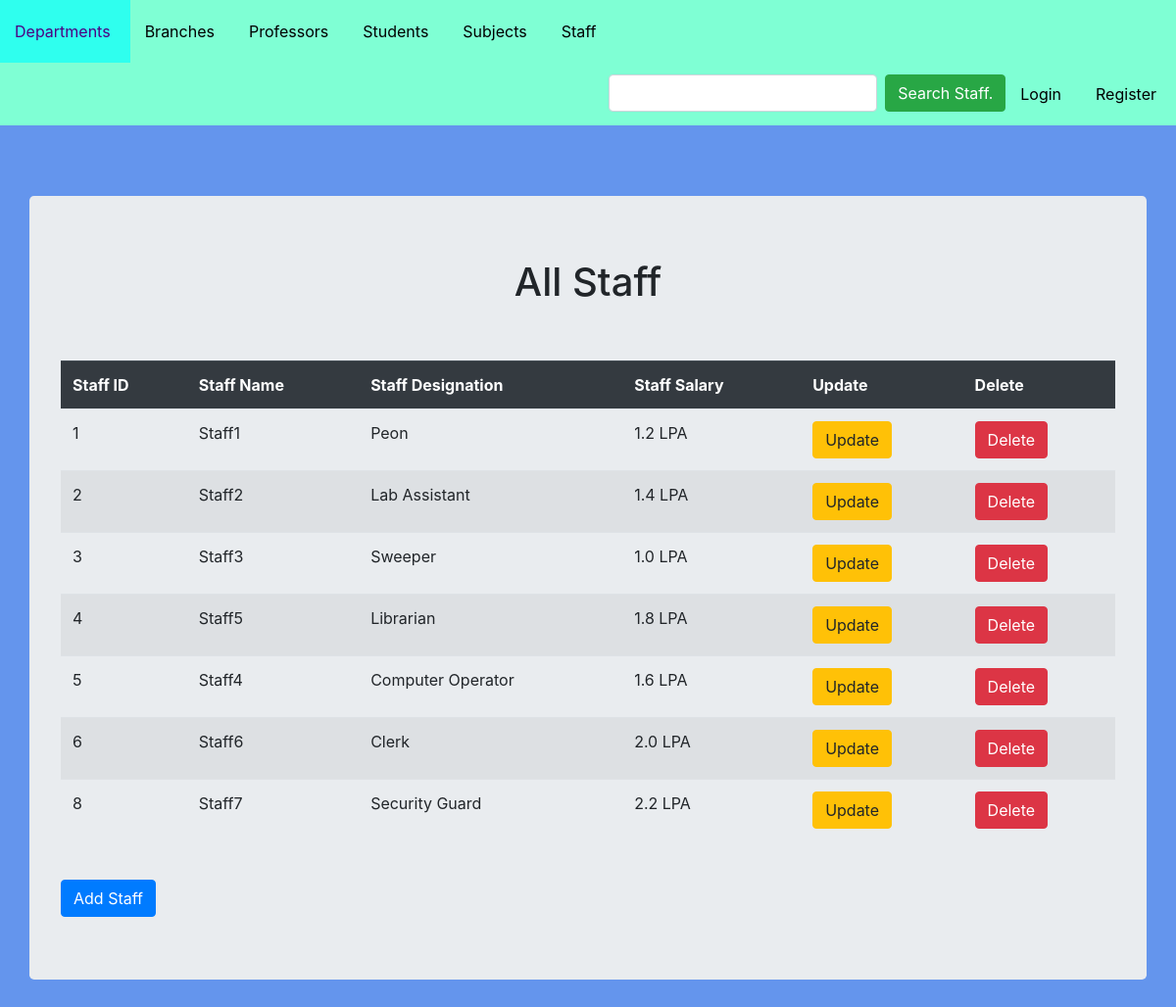
Page /staff/retrive/ on the committed database.
### StaffApp/models.py (models this page shows, shortened)
class Staff(models.Model):
    branch = models.ManyToManyField(Branch)
    name = models.CharField(max_length=32)
    designation = models.CharField(max_length=32,choices=designation_choices)
    salary = models.FloatField()
    ret = ""

### StaffApp/views.py (the view)
# urls.py: path('retrive/',StaffListView.as_view(),name='retrive_staff'),
class StaffListView(ListView):
    model = Staff

### templates/StaffApp/staff_list.html (shortened to what this page needs)
{% extends 'layout.html' %}
{% block search %}
    <div style="padding-top: 2%; margin-right: 20px;" class="form-inline my-2 my-lg-0">
        <form action="{% url 'search_staff' %}" class="form-inline my-2 my-lg-0">
            <input type="text" name="staff_name" class="form-control mr-sm-2" autocomplete="off">
            <input type="submit" value="Search Staff." class="btn btn-success my-2 my-sm-0">
        </form>
    </div>
{% endblock %}
{% block content %}
    <div class="container jumbotron">
    <h1 style="text-align: center;">All Staff</h1>
    <br><br>
        {% if object_list %}
            <table class="table table-striped table-hover">
                <tr class="thead-dark">
                    <th>Staff ID</th>
                    <th>Staff Name</th>
                    <th>Staff Designation</th>
                    <th>Staff Salary</th>
                    <th>Update</th>
                    <th>Delete</th>
                </tr>
                {% for staff in object_list %}
                    <tr>
                        <td>{{staff.id}}</td>
                        <td>{{staff.name}}</td>
                        <td>{{staff.designation}}</td>
                        <td>{{staff.salary}} LPA</td>
                        <td><a href="{% url 'update_staff' staff.id %}"><button class="btn btn-warning">Update</button></a></td>
                        <td><a href="{% url 'delete_staff' staff.id %}"><button class="btn btn-danger">Delete</button></a></td>
                    </tr>
                {% endfor %}
            </table>
            <br>
            <a href="{% url 'create_staff' %}">
                <button class="btn btn-primary">
                    Add Staff
                </button>
            </a>
        {% endif %}
    </div>
{% endblock %}

### static/main.css (style rules this page uses)
h1 { text-align: center; }

### rows in the picture
Staff: id "1", name "Staff1", designation "Peon", salary "1.2"
Staff: id "2", name "Staff2", designation "Lab Assistant", salary "1.4"
Staff: id "3", name "Staff3", designation "Sweeper", salary "1.0"
Staff: id "4", name "Staff5", designation "Librarian", salary "1.8"
Staff: id "5", name "Staff4", designation "Computer Operator", salary "1.6"
Staff: id "6", name "Staff6", designation "Clerk", salary "2.0"
Staff: id "8", name "Staff7", designation "Security Guard", salary "2.2"
